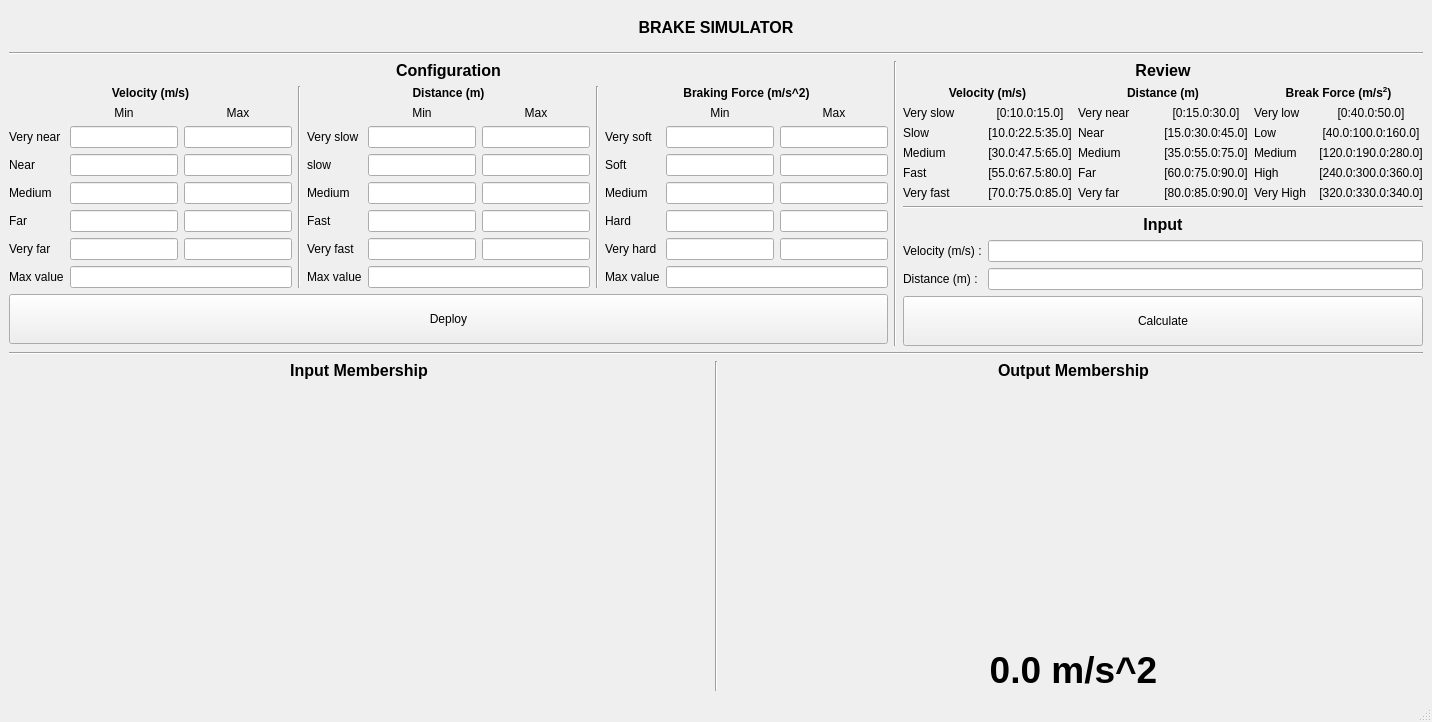
<?xml version="1.0" encoding="UTF-8"?>
<ui version="4.0">
 <class>MainWindow</class>
 <widget class="QMainWindow" name="MainWindow">
  <property name="geometry">
   <rect>
    <x>0</x>
    <y>0</y>
    <width>1432</width>
    <height>722</height>
   </rect>
  </property>
  <property name="windowTitle">
   <string>MainWindow</string>
  </property>
  <widget class="QWidget" name="centralwidget">
   <layout class="QVBoxLayout" name="verticalLayout_5">
    <item>
     <widget class="QFrame" name="frame_4">
      <property name="frameShape">
       <enum>QFrame::NoFrame</enum>
      </property>
      <property name="frameShadow">
       <enum>QFrame::Plain</enum>
      </property>
      <layout class="QVBoxLayout" name="verticalLayout_10">
       <item>
        <widget class="QLabel" name="label_33">
         <property name="sizePolicy">
          <sizepolicy hsizetype="Preferred" vsizetype="Maximum">
           <horstretch>0</horstretch>
           <verstretch>0</verstretch>
          </sizepolicy>
         </property>
         <property name="text">
          <string>&lt;html&gt;&lt;head/&gt;&lt;body&gt;&lt;p&gt;&lt;span style=&quot; font-size:12pt; font-weight:600;&quot;&gt;BRAKE SIMULATOR&lt;/span&gt;&lt;/p&gt;&lt;/body&gt;&lt;/html&gt;</string>
         </property>
         <property name="textFormat">
          <enum>Qt::AutoText</enum>
         </property>
         <property name="alignment">
          <set>Qt::AlignCenter</set>
         </property>
        </widget>
       </item>
      </layout>
     </widget>
    </item>
    <item>
     <widget class="Line" name="line_2">
      <property name="orientation">
       <enum>Qt::Horizontal</enum>
      </property>
     </widget>
    </item>
    <item>
     <layout class="QHBoxLayout" name="horizontalLayout_3">
      <item>
       <layout class="QVBoxLayout" name="verticalLayout_2">
        <item>
         <widget class="QLabel" name="label_34">
          <property name="sizePolicy">
           <sizepolicy hsizetype="Preferred" vsizetype="Maximum">
            <horstretch>0</horstretch>
            <verstretch>0</verstretch>
           </sizepolicy>
          </property>
          <property name="text">
           <string>&lt;html&gt;&lt;head/&gt;&lt;body&gt;&lt;p align=&quot;center&quot;&gt;&lt;span style=&quot; font-size:12pt; font-weight:600;&quot;&gt;Configuration&lt;/span&gt;&lt;/p&gt;&lt;/body&gt;&lt;/html&gt;</string>
          </property>
          <property name="textFormat">
           <enum>Qt::AutoText</enum>
          </property>
          <property name="alignment">
           <set>Qt::AlignLeading|Qt::AlignLeft|Qt::AlignVCenter</set>
          </property>
         </widget>
        </item>
        <item>
         <layout class="QHBoxLayout" name="horizontalLayout_2">
          <item>
           <layout class="QGridLayout" name="gridLayout">
            <item row="3" column="2">
             <widget class="QLineEdit" name="line_vel_low_max"/>
            </item>
            <item row="1" column="2">
             <widget class="QLabel" name="label_28">
              <property name="sizePolicy">
               <sizepolicy hsizetype="Preferred" vsizetype="Maximum">
                <horstretch>0</horstretch>
                <verstretch>0</verstretch>
               </sizepolicy>
              </property>
              <property name="text">
               <string>Max</string>
              </property>
              <property name="alignment">
               <set>Qt::AlignCenter</set>
              </property>
             </widget>
            </item>
            <item row="0" column="0" colspan="3">
             <widget class="QLabel" name="label_30">
              <property name="sizePolicy">
               <sizepolicy hsizetype="Preferred" vsizetype="Maximum">
                <horstretch>0</horstretch>
                <verstretch>0</verstretch>
               </sizepolicy>
              </property>
              <property name="font">
               <font>
                <weight>75</weight>
                <bold>true</bold>
               </font>
              </property>
              <property name="text">
               <string>Velocity (m/s)</string>
              </property>
              <property name="alignment">
               <set>Qt::AlignCenter</set>
              </property>
             </widget>
            </item>
            <item row="3" column="0">
             <widget class="QLabel" name="label_2">
              <property name="text">
               <string>Near</string>
              </property>
             </widget>
            </item>
            <item row="1" column="1">
             <widget class="QLabel" name="label_21">
              <property name="sizePolicy">
               <sizepolicy hsizetype="Preferred" vsizetype="Maximum">
                <horstretch>0</horstretch>
                <verstretch>0</verstretch>
               </sizepolicy>
              </property>
              <property name="text">
               <string>Min</string>
              </property>
              <property name="alignment">
               <set>Qt::AlignCenter</set>
              </property>
             </widget>
            </item>
            <item row="5" column="0">
             <widget class="QLabel" name="label_4">
              <property name="text">
               <string>Far</string>
              </property>
             </widget>
            </item>
            <item row="6" column="1">
             <widget class="QLineEdit" name="line_vel_verhigh_min"/>
            </item>
            <item row="6" column="0">
             <widget class="QLabel" name="label_5">
              <property name="text">
               <string>Very far</string>
              </property>
             </widget>
            </item>
            <item row="5" column="1">
             <widget class="QLineEdit" name="line_vel_high_min"/>
            </item>
            <item row="4" column="0">
             <widget class="QLabel" name="label_3">
              <property name="text">
               <string>Medium</string>
              </property>
             </widget>
            </item>
            <item row="2" column="0">
             <widget class="QLabel" name="label">
              <property name="text">
               <string>Very near</string>
              </property>
             </widget>
            </item>
            <item row="5" column="2">
             <widget class="QLineEdit" name="line_vel_high_max"/>
            </item>
            <item row="3" column="1">
             <widget class="QLineEdit" name="line_vel_low_min"/>
            </item>
            <item row="2" column="1">
             <widget class="QLineEdit" name="line_vel_verlow_min"/>
            </item>
            <item row="4" column="2">
             <widget class="QLineEdit" name="line_vel_med_max"/>
            </item>
            <item row="2" column="2">
             <widget class="QLineEdit" name="line_vel_verlow_max"/>
            </item>
            <item row="7" column="1" colspan="2">
             <widget class="QLineEdit" name="line_vel_max"/>
            </item>
            <item row="4" column="1">
             <widget class="QLineEdit" name="line_vel_med_min"/>
            </item>
            <item row="7" column="0">
             <widget class="QLabel" name="label_16">
              <property name="text">
               <string>Max value</string>
              </property>
             </widget>
            </item>
            <item row="6" column="2">
             <widget class="QLineEdit" name="line_vel_verhigh_max"/>
            </item>
           </layout>
          </item>
          <item>
           <widget class="Line" name="line_6">
            <property name="orientation">
             <enum>Qt::Vertical</enum>
            </property>
           </widget>
          </item>
          <item>
           <layout class="QGridLayout" name="gridLayout_2">
            <item row="4" column="1">
             <widget class="QLineEdit" name="line_dis_med_min"/>
            </item>
            <item row="5" column="0">
             <widget class="QLabel" name="label_8">
              <property name="text">
               <string>Fast</string>
              </property>
             </widget>
            </item>
            <item row="2" column="2">
             <widget class="QLineEdit" name="line_dis_verlow_max"/>
            </item>
            <item row="5" column="1">
             <widget class="QLineEdit" name="line_dis_high_min"/>
            </item>
            <item row="4" column="0">
             <widget class="QLabel" name="label_9">
              <property name="text">
               <string>Medium</string>
              </property>
             </widget>
            </item>
            <item row="6" column="0">
             <widget class="QLabel" name="label_10">
              <property name="text">
               <string>Very fast</string>
              </property>
             </widget>
            </item>
            <item row="6" column="2">
             <widget class="QLineEdit" name="line_dis_verhigh_max"/>
            </item>
            <item row="7" column="0">
             <widget class="QLabel" name="label_17">
              <property name="text">
               <string>Max value</string>
              </property>
             </widget>
            </item>
            <item row="7" column="1" colspan="2">
             <widget class="QLineEdit" name="line_dis_max"/>
            </item>
            <item row="3" column="2">
             <widget class="QLineEdit" name="line_dis_low_max"/>
            </item>
            <item row="1" column="2">
             <widget class="QLabel" name="label_24">
              <property name="sizePolicy">
               <sizepolicy hsizetype="Preferred" vsizetype="Maximum">
                <horstretch>0</horstretch>
                <verstretch>0</verstretch>
               </sizepolicy>
              </property>
              <property name="text">
               <string>Max</string>
              </property>
              <property name="alignment">
               <set>Qt::AlignCenter</set>
              </property>
             </widget>
            </item>
            <item row="1" column="1">
             <widget class="QLabel" name="label_23">
              <property name="sizePolicy">
               <sizepolicy hsizetype="Preferred" vsizetype="Maximum">
                <horstretch>0</horstretch>
                <verstretch>0</verstretch>
               </sizepolicy>
              </property>
              <property name="text">
               <string>Min</string>
              </property>
              <property name="alignment">
               <set>Qt::AlignCenter</set>
              </property>
             </widget>
            </item>
            <item row="2" column="0">
             <widget class="QLabel" name="label_6">
              <property name="text">
               <string>Very slow</string>
              </property>
             </widget>
            </item>
            <item row="0" column="0" colspan="3">
             <widget class="QLabel" name="label_31">
              <property name="sizePolicy">
               <sizepolicy hsizetype="Preferred" vsizetype="Maximum">
                <horstretch>0</horstretch>
                <verstretch>0</verstretch>
               </sizepolicy>
              </property>
              <property name="font">
               <font>
                <weight>75</weight>
                <bold>true</bold>
               </font>
              </property>
              <property name="text">
               <string>Distance (m)</string>
              </property>
              <property name="alignment">
               <set>Qt::AlignCenter</set>
              </property>
             </widget>
            </item>
            <item row="5" column="2">
             <widget class="QLineEdit" name="line_dis_high_max"/>
            </item>
            <item row="3" column="1">
             <widget class="QLineEdit" name="line_dis_low_min"/>
            </item>
            <item row="3" column="0">
             <widget class="QLabel" name="label_7">
              <property name="text">
               <string>slow</string>
              </property>
             </widget>
            </item>
            <item row="2" column="1">
             <widget class="QLineEdit" name="line_dis_verlow_min"/>
            </item>
            <item row="4" column="2">
             <widget class="QLineEdit" name="line_dis_med_max"/>
            </item>
            <item row="6" column="1">
             <widget class="QLineEdit" name="line_dis_verhigh_min"/>
            </item>
           </layout>
          </item>
          <item>
           <widget class="Line" name="line_7">
            <property name="orientation">
             <enum>Qt::Vertical</enum>
            </property>
           </widget>
          </item>
          <item>
           <layout class="QGridLayout" name="gridLayout_3">
            <item row="1" column="1">
             <widget class="QLabel" name="label_25">
              <property name="sizePolicy">
               <sizepolicy hsizetype="Preferred" vsizetype="Maximum">
                <horstretch>0</horstretch>
                <verstretch>0</verstretch>
               </sizepolicy>
              </property>
              <property name="text">
               <string>Min</string>
              </property>
              <property name="alignment">
               <set>Qt::AlignCenter</set>
              </property>
             </widget>
            </item>
            <item row="0" column="0" colspan="3">
             <widget class="QLabel" name="label_32">
              <property name="sizePolicy">
               <sizepolicy hsizetype="Preferred" vsizetype="Maximum">
                <horstretch>0</horstretch>
                <verstretch>0</verstretch>
               </sizepolicy>
              </property>
              <property name="font">
               <font>
                <weight>75</weight>
                <bold>true</bold>
               </font>
              </property>
              <property name="text">
               <string>Braking Force (m/s^2)</string>
              </property>
              <property name="alignment">
               <set>Qt::AlignCenter</set>
              </property>
             </widget>
            </item>
            <item row="1" column="2">
             <widget class="QLabel" name="label_27">
              <property name="sizePolicy">
               <sizepolicy hsizetype="Preferred" vsizetype="Maximum">
                <horstretch>0</horstretch>
                <verstretch>0</verstretch>
               </sizepolicy>
              </property>
              <property name="text">
               <string>Max</string>
              </property>
              <property name="alignment">
               <set>Qt::AlignCenter</set>
              </property>
             </widget>
            </item>
            <item row="5" column="2">
             <widget class="QLineEdit" name="line_brake_high_max"/>
            </item>
            <item row="4" column="2">
             <widget class="QLineEdit" name="line_brake_med_max"/>
            </item>
            <item row="2" column="1">
             <widget class="QLineEdit" name="line_brake_verlow_min"/>
            </item>
            <item row="3" column="2">
             <widget class="QLineEdit" name="line_brake_low_max"/>
            </item>
            <item row="2" column="0">
             <widget class="QLabel" name="label_11">
              <property name="text">
               <string>Very soft</string>
              </property>
             </widget>
            </item>
            <item row="4" column="0">
             <widget class="QLabel" name="label_14">
              <property name="text">
               <string>Medium</string>
              </property>
             </widget>
            </item>
            <item row="3" column="0">
             <widget class="QLabel" name="label_12">
              <property name="text">
               <string>Soft</string>
              </property>
             </widget>
            </item>
            <item row="6" column="1">
             <widget class="QLineEdit" name="line_brake_verhigh_min"/>
            </item>
            <item row="4" column="1">
             <widget class="QLineEdit" name="line_brake_med_min"/>
            </item>
            <item row="2" column="2">
             <widget class="QLineEdit" name="line_brake_verlow_max"/>
            </item>
            <item row="3" column="1">
             <widget class="QLineEdit" name="line_brake_low_min"/>
            </item>
            <item row="5" column="0">
             <widget class="QLabel" name="label_13">
              <property name="text">
               <string>Hard</string>
              </property>
             </widget>
            </item>
            <item row="6" column="2">
             <widget class="QLineEdit" name="line_brake_verhigh_max"/>
            </item>
            <item row="5" column="1">
             <widget class="QLineEdit" name="line_brake_high_min"/>
            </item>
            <item row="6" column="0">
             <widget class="QLabel" name="label_15">
              <property name="text">
               <string>Very hard</string>
              </property>
             </widget>
            </item>
            <item row="7" column="1" colspan="2">
             <widget class="QLineEdit" name="line_brake_max"/>
            </item>
            <item row="7" column="0">
             <widget class="QLabel" name="label_20">
              <property name="text">
               <string>Max value</string>
              </property>
             </widget>
            </item>
           </layout>
          </item>
         </layout>
        </item>
        <item>
         <widget class="QPushButton" name="deploy_btn">
          <property name="minimumSize">
           <size>
            <width>0</width>
            <height>50</height>
           </size>
          </property>
          <property name="text">
           <string>Deploy</string>
          </property>
         </widget>
        </item>
       </layout>
      </item>
      <item>
       <widget class="Line" name="line">
        <property name="orientation">
         <enum>Qt::Vertical</enum>
        </property>
       </widget>
      </item>
      <item>
       <layout class="QVBoxLayout" name="verticalLayout">
        <item>
         <widget class="QLabel" name="label_22">
          <property name="font">
           <font>
            <pointsize>12</pointsize>
            <weight>75</weight>
            <bold>true</bold>
           </font>
          </property>
          <property name="text">
           <string>Review</string>
          </property>
          <property name="alignment">
           <set>Qt::AlignCenter</set>
          </property>
         </widget>
        </item>
        <item>
         <layout class="QHBoxLayout" name="horizontalLayout">
          <item>
           <layout class="QGridLayout" name="gridLayout_4">
            <item row="1" column="0">
             <widget class="QLabel" name="label_18">
              <property name="sizePolicy">
               <sizepolicy hsizetype="Preferred" vsizetype="Maximum">
                <horstretch>0</horstretch>
                <verstretch>0</verstretch>
               </sizepolicy>
              </property>
              <property name="text">
               <string>Very slow</string>
              </property>
             </widget>
            </item>
            <item row="5" column="1">
             <widget class="QLabel" name="lbl_v_verhigh">
              <property name="sizePolicy">
               <sizepolicy hsizetype="Preferred" vsizetype="Maximum">
                <horstretch>0</horstretch>
                <verstretch>0</verstretch>
               </sizepolicy>
              </property>
              <property name="text">
               <string>[70.0:75.0:85.0]</string>
              </property>
              <property name="alignment">
               <set>Qt::AlignCenter</set>
              </property>
             </widget>
            </item>
            <item row="2" column="0">
             <widget class="QLabel" name="label_19">
              <property name="sizePolicy">
               <sizepolicy hsizetype="Preferred" vsizetype="Maximum">
                <horstretch>0</horstretch>
                <verstretch>0</verstretch>
               </sizepolicy>
              </property>
              <property name="text">
               <string>Slow</string>
              </property>
             </widget>
            </item>
            <item row="5" column="0">
             <widget class="QLabel" name="label_42">
              <property name="sizePolicy">
               <sizepolicy hsizetype="Preferred" vsizetype="Maximum">
                <horstretch>0</horstretch>
                <verstretch>0</verstretch>
               </sizepolicy>
              </property>
              <property name="text">
               <string>Very fast</string>
              </property>
             </widget>
            </item>
            <item row="2" column="1">
             <widget class="QLabel" name="lbl_v_low">
              <property name="sizePolicy">
               <sizepolicy hsizetype="Preferred" vsizetype="Maximum">
                <horstretch>0</horstretch>
                <verstretch>0</verstretch>
               </sizepolicy>
              </property>
              <property name="text">
               <string>[10.0:22.5:35.0]</string>
              </property>
              <property name="alignment">
               <set>Qt::AlignCenter</set>
              </property>
             </widget>
            </item>
            <item row="0" column="0" colspan="2">
             <widget class="QLabel" name="label_67">
              <property name="sizePolicy">
               <sizepolicy hsizetype="Preferred" vsizetype="Maximum">
                <horstretch>0</horstretch>
                <verstretch>0</verstretch>
               </sizepolicy>
              </property>
              <property name="text">
               <string>&lt;html&gt;&lt;head/&gt;&lt;body&gt;&lt;p&gt;&lt;span style=&quot; font-weight:600;&quot;&gt;Velocity (m/s)&lt;/span&gt;&lt;/p&gt;&lt;/body&gt;&lt;/html&gt;</string>
              </property>
              <property name="alignment">
               <set>Qt::AlignCenter</set>
              </property>
             </widget>
            </item>
            <item row="4" column="1">
             <widget class="QLabel" name="lbl_v_high">
              <property name="sizePolicy">
               <sizepolicy hsizetype="Preferred" vsizetype="Maximum">
                <horstretch>0</horstretch>
                <verstretch>0</verstretch>
               </sizepolicy>
              </property>
              <property name="text">
               <string>[55.0:67.5:80.0]</string>
              </property>
              <property name="alignment">
               <set>Qt::AlignCenter</set>
              </property>
             </widget>
            </item>
            <item row="3" column="1">
             <widget class="QLabel" name="lbl_v_med">
              <property name="sizePolicy">
               <sizepolicy hsizetype="Preferred" vsizetype="Maximum">
                <horstretch>0</horstretch>
                <verstretch>0</verstretch>
               </sizepolicy>
              </property>
              <property name="text">
               <string>[30.0:47.5:65.0]</string>
              </property>
              <property name="alignment">
               <set>Qt::AlignCenter</set>
              </property>
             </widget>
            </item>
            <item row="1" column="1">
             <widget class="QLabel" name="lbl_v_verlow">
              <property name="sizePolicy">
               <sizepolicy hsizetype="Preferred" vsizetype="Maximum">
                <horstretch>0</horstretch>
                <verstretch>0</verstretch>
               </sizepolicy>
              </property>
              <property name="text">
               <string>[0:10.0:15.0]</string>
              </property>
              <property name="alignment">
               <set>Qt::AlignCenter</set>
              </property>
             </widget>
            </item>
            <item row="4" column="0">
             <widget class="QLabel" name="label_40">
              <property name="sizePolicy">
               <sizepolicy hsizetype="Preferred" vsizetype="Maximum">
                <horstretch>0</horstretch>
                <verstretch>0</verstretch>
               </sizepolicy>
              </property>
              <property name="text">
               <string>Fast</string>
              </property>
             </widget>
            </item>
            <item row="3" column="0">
             <widget class="QLabel" name="label_38">
              <property name="sizePolicy">
               <sizepolicy hsizetype="Preferred" vsizetype="Maximum">
                <horstretch>0</horstretch>
                <verstretch>0</verstretch>
               </sizepolicy>
              </property>
              <property name="text">
               <string>Medium</string>
              </property>
             </widget>
            </item>
           </layout>
          </item>
          <item>
           <layout class="QGridLayout" name="gridLayout_5">
            <item row="2" column="0">
             <widget class="QLabel" name="label_45">
              <property name="sizePolicy">
               <sizepolicy hsizetype="Preferred" vsizetype="Maximum">
                <horstretch>0</horstretch>
                <verstretch>0</verstretch>
               </sizepolicy>
              </property>
              <property name="text">
               <string>Near</string>
              </property>
             </widget>
            </item>
            <item row="2" column="1">
             <widget class="QLabel" name="lbl_d_low">
              <property name="sizePolicy">
               <sizepolicy hsizetype="Preferred" vsizetype="Maximum">
                <horstretch>0</horstretch>
                <verstretch>0</verstretch>
               </sizepolicy>
              </property>
              <property name="text">
               <string>[15.0:30.0:45.0]</string>
              </property>
              <property name="alignment">
               <set>Qt::AlignCenter</set>
              </property>
             </widget>
            </item>
            <item row="1" column="1">
             <widget class="QLabel" name="lbl_d_verlow">
              <property name="sizePolicy">
               <sizepolicy hsizetype="Preferred" vsizetype="Maximum">
                <horstretch>0</horstretch>
                <verstretch>0</verstretch>
               </sizepolicy>
              </property>
              <property name="text">
               <string>[0:15.0:30.0]</string>
              </property>
              <property name="alignment">
               <set>Qt::AlignCenter</set>
              </property>
             </widget>
            </item>
            <item row="3" column="1">
             <widget class="QLabel" name="lbl_d_med">
              <property name="sizePolicy">
               <sizepolicy hsizetype="Preferred" vsizetype="Maximum">
                <horstretch>0</horstretch>
                <verstretch>0</verstretch>
               </sizepolicy>
              </property>
              <property name="text">
               <string>[35.0:55.0:75.0]</string>
              </property>
              <property name="alignment">
               <set>Qt::AlignCenter</set>
              </property>
             </widget>
            </item>
            <item row="4" column="0">
             <widget class="QLabel" name="label_52">
              <property name="sizePolicy">
               <sizepolicy hsizetype="Preferred" vsizetype="Maximum">
                <horstretch>0</horstretch>
                <verstretch>0</verstretch>
               </sizepolicy>
              </property>
              <property name="text">
               <string>Far</string>
              </property>
             </widget>
            </item>
            <item row="4" column="1">
             <widget class="QLabel" name="lbl_d_high">
              <property name="sizePolicy">
               <sizepolicy hsizetype="Preferred" vsizetype="Maximum">
                <horstretch>0</horstretch>
                <verstretch>0</verstretch>
               </sizepolicy>
              </property>
              <property name="text">
               <string>[60.0:75.0:90.0]</string>
              </property>
              <property name="alignment">
               <set>Qt::AlignCenter</set>
              </property>
             </widget>
            </item>
            <item row="1" column="0">
             <widget class="QLabel" name="label_48">
              <property name="sizePolicy">
               <sizepolicy hsizetype="Preferred" vsizetype="Maximum">
                <horstretch>0</horstretch>
                <verstretch>0</verstretch>
               </sizepolicy>
              </property>
              <property name="text">
               <string>Very near</string>
              </property>
             </widget>
            </item>
            <item row="3" column="0">
             <widget class="QLabel" name="label_47">
              <property name="sizePolicy">
               <sizepolicy hsizetype="Preferred" vsizetype="Maximum">
                <horstretch>0</horstretch>
                <verstretch>0</verstretch>
               </sizepolicy>
              </property>
              <property name="text">
               <string>Medium</string>
              </property>
             </widget>
            </item>
            <item row="5" column="1">
             <widget class="QLabel" name="lbl_d_verhigh">
              <property name="text">
               <string>[80.0:85.0:90.0]</string>
              </property>
              <property name="alignment">
               <set>Qt::AlignCenter</set>
              </property>
             </widget>
            </item>
            <item row="5" column="0">
             <widget class="QLabel" name="label_55">
              <property name="sizePolicy">
               <sizepolicy hsizetype="Preferred" vsizetype="Maximum">
                <horstretch>0</horstretch>
                <verstretch>0</verstretch>
               </sizepolicy>
              </property>
              <property name="text">
               <string>Very far</string>
              </property>
             </widget>
            </item>
            <item row="0" column="0" colspan="2">
             <widget class="QLabel" name="label_68">
              <property name="sizePolicy">
               <sizepolicy hsizetype="Preferred" vsizetype="Maximum">
                <horstretch>0</horstretch>
                <verstretch>0</verstretch>
               </sizepolicy>
              </property>
              <property name="text">
               <string>&lt;html&gt;&lt;head/&gt;&lt;body&gt;&lt;p&gt;&lt;span style=&quot; font-weight:600;&quot;&gt;Distance (m)&lt;/span&gt;&lt;/p&gt;&lt;/body&gt;&lt;/html&gt;</string>
              </property>
              <property name="alignment">
               <set>Qt::AlignCenter</set>
              </property>
             </widget>
            </item>
           </layout>
          </item>
          <item>
           <layout class="QGridLayout" name="gridLayout_7">
            <item row="4" column="1">
             <widget class="QLabel" name="lbl_b_high">
              <property name="sizePolicy">
               <sizepolicy hsizetype="Preferred" vsizetype="Maximum">
                <horstretch>0</horstretch>
                <verstretch>0</verstretch>
               </sizepolicy>
              </property>
              <property name="text">
               <string>[240.0:300.0:360.0]</string>
              </property>
              <property name="alignment">
               <set>Qt::AlignCenter</set>
              </property>
             </widget>
            </item>
            <item row="5" column="0">
             <widget class="QLabel" name="label_65">
              <property name="sizePolicy">
               <sizepolicy hsizetype="Preferred" vsizetype="Maximum">
                <horstretch>0</horstretch>
                <verstretch>0</verstretch>
               </sizepolicy>
              </property>
              <property name="text">
               <string>Very High</string>
              </property>
             </widget>
            </item>
            <item row="5" column="1">
             <widget class="QLabel" name="lbl_b_verhigh">
              <property name="sizePolicy">
               <sizepolicy hsizetype="Preferred" vsizetype="Maximum">
                <horstretch>0</horstretch>
                <verstretch>0</verstretch>
               </sizepolicy>
              </property>
              <property name="text">
               <string>[320.0:330.0:340.0]</string>
              </property>
              <property name="alignment">
               <set>Qt::AlignCenter</set>
              </property>
             </widget>
            </item>
            <item row="3" column="1">
             <widget class="QLabel" name="lbl_b_med">
              <property name="sizePolicy">
               <sizepolicy hsizetype="Preferred" vsizetype="Maximum">
                <horstretch>0</horstretch>
                <verstretch>0</verstretch>
               </sizepolicy>
              </property>
              <property name="text">
               <string>[120.0:190.0:280.0]</string>
              </property>
              <property name="alignment">
               <set>Qt::AlignCenter</set>
              </property>
             </widget>
            </item>
            <item row="4" column="0">
             <widget class="QLabel" name="label_62">
              <property name="sizePolicy">
               <sizepolicy hsizetype="Preferred" vsizetype="Maximum">
                <horstretch>0</horstretch>
                <verstretch>0</verstretch>
               </sizepolicy>
              </property>
              <property name="text">
               <string>High</string>
              </property>
             </widget>
            </item>
            <item row="2" column="1">
             <widget class="QLabel" name="lbl_b_low">
              <property name="sizePolicy">
               <sizepolicy hsizetype="Preferred" vsizetype="Maximum">
                <horstretch>0</horstretch>
                <verstretch>0</verstretch>
               </sizepolicy>
              </property>
              <property name="text">
               <string>[40.0:100.0:160.0]</string>
              </property>
              <property name="alignment">
               <set>Qt::AlignCenter</set>
              </property>
             </widget>
            </item>
            <item row="3" column="0">
             <widget class="QLabel" name="label_60">
              <property name="sizePolicy">
               <sizepolicy hsizetype="Preferred" vsizetype="Maximum">
                <horstretch>0</horstretch>
                <verstretch>0</verstretch>
               </sizepolicy>
              </property>
              <property name="text">
               <string>Medium</string>
              </property>
             </widget>
            </item>
            <item row="1" column="0">
             <widget class="QLabel" name="label_61">
              <property name="sizePolicy">
               <sizepolicy hsizetype="Preferred" vsizetype="Maximum">
                <horstretch>0</horstretch>
                <verstretch>0</verstretch>
               </sizepolicy>
              </property>
              <property name="text">
               <string>Very low</string>
              </property>
             </widget>
            </item>
            <item row="1" column="1">
             <widget class="QLabel" name="lbl_b_verlow">
              <property name="sizePolicy">
               <sizepolicy hsizetype="Preferred" vsizetype="Maximum">
                <horstretch>0</horstretch>
                <verstretch>0</verstretch>
               </sizepolicy>
              </property>
              <property name="text">
               <string>[0:40.0:50.0]</string>
              </property>
              <property name="alignment">
               <set>Qt::AlignCenter</set>
              </property>
             </widget>
            </item>
            <item row="2" column="0">
             <widget class="QLabel" name="label_58">
              <property name="sizePolicy">
               <sizepolicy hsizetype="Preferred" vsizetype="Maximum">
                <horstretch>0</horstretch>
                <verstretch>0</verstretch>
               </sizepolicy>
              </property>
              <property name="text">
               <string>Low</string>
              </property>
             </widget>
            </item>
            <item row="0" column="0" colspan="2">
             <widget class="QLabel" name="label_69">
              <property name="sizePolicy">
               <sizepolicy hsizetype="Preferred" vsizetype="Maximum">
                <horstretch>0</horstretch>
                <verstretch>0</verstretch>
               </sizepolicy>
              </property>
              <property name="text">
               <string>&lt;html&gt;&lt;head/&gt;&lt;body&gt;&lt;p&gt;&lt;span style=&quot; font-weight:600;&quot;&gt;Break Force (m/s&lt;/span&gt;&lt;span style=&quot; font-weight:600; vertical-align:super;&quot;&gt;2&lt;/span&gt;&lt;span style=&quot; font-weight:600;&quot;&gt;)&lt;/span&gt;&lt;/p&gt;&lt;/body&gt;&lt;/html&gt;</string>
              </property>
              <property name="alignment">
               <set>Qt::AlignCenter</set>
              </property>
             </widget>
            </item>
           </layout>
          </item>
         </layout>
        </item>
        <item>
         <widget class="Line" name="line_5">
          <property name="sizePolicy">
           <sizepolicy hsizetype="Minimum" vsizetype="Preferred">
            <horstretch>0</horstretch>
            <verstretch>0</verstretch>
           </sizepolicy>
          </property>
          <property name="orientation">
           <enum>Qt::Horizontal</enum>
          </property>
         </widget>
        </item>
        <item>
         <widget class="QLabel" name="label_49">
          <property name="sizePolicy">
           <sizepolicy hsizetype="Preferred" vsizetype="Maximum">
            <horstretch>0</horstretch>
            <verstretch>0</verstretch>
           </sizepolicy>
          </property>
          <property name="text">
           <string>&lt;html&gt;&lt;head/&gt;&lt;body&gt;&lt;p align=&quot;center&quot;&gt;&lt;span style=&quot; font-size:12pt; font-weight:600;&quot;&gt;Input&lt;/span&gt;&lt;/p&gt;&lt;/body&gt;&lt;/html&gt;</string>
          </property>
          <property name="textFormat">
           <enum>Qt::AutoText</enum>
          </property>
          <property name="alignment">
           <set>Qt::AlignLeading|Qt::AlignLeft|Qt::AlignVCenter</set>
          </property>
         </widget>
        </item>
        <item>
         <layout class="QGridLayout" name="gridLayout_6">
          <item row="1" column="1">
           <widget class="QLineEdit" name="input_dis"/>
          </item>
          <item row="0" column="1">
           <widget class="QLineEdit" name="input_vel"/>
          </item>
          <item row="1" column="0">
           <widget class="QLabel" name="label_51">
            <property name="text">
             <string>Distance (m) :</string>
            </property>
           </widget>
          </item>
          <item row="0" column="0">
           <widget class="QLabel" name="label_50">
            <property name="text">
             <string>Velocity (m/s) :</string>
            </property>
           </widget>
          </item>
         </layout>
        </item>
        <item>
         <widget class="QPushButton" name="calc_btn">
          <property name="minimumSize">
           <size>
            <width>0</width>
            <height>50</height>
           </size>
          </property>
          <property name="text">
           <string>Calculate</string>
          </property>
         </widget>
        </item>
       </layout>
      </item>
     </layout>
    </item>
    <item>
     <widget class="Line" name="line_4">
      <property name="orientation">
       <enum>Qt::Horizontal</enum>
      </property>
     </widget>
    </item>
    <item>
     <layout class="QHBoxLayout" name="horizontalLayout_4">
      <item>
       <layout class="QVBoxLayout" name="verticalLayout_4" stretch="1,1">
        <item>
         <widget class="QLabel" name="label_41">
          <property name="sizePolicy">
           <sizepolicy hsizetype="Preferred" vsizetype="Maximum">
            <horstretch>0</horstretch>
            <verstretch>0</verstretch>
           </sizepolicy>
          </property>
          <property name="text">
           <string>&lt;html&gt;&lt;head/&gt;&lt;body&gt;&lt;p align=&quot;center&quot;&gt;&lt;span style=&quot; font-size:12pt; font-weight:600;&quot;&gt;Input Membership&lt;/span&gt;&lt;/p&gt;&lt;/body&gt;&lt;/html&gt;</string>
          </property>
          <property name="alignment">
           <set>Qt::AlignCenter</set>
          </property>
         </widget>
        </item>
        <item>
         <widget class="QFrame" name="frame">
          <property name="sizePolicy">
           <sizepolicy hsizetype="Preferred" vsizetype="Preferred">
            <horstretch>1</horstretch>
            <verstretch>0</verstretch>
           </sizepolicy>
          </property>
          <property name="frameShape">
           <enum>QFrame::NoFrame</enum>
          </property>
          <property name="frameShadow">
           <enum>QFrame::Plain</enum>
          </property>
          <layout class="QVBoxLayout" name="verticalLayout_6">
           <item>
            <layout class="QVBoxLayout" name="ver_lay1"/>
           </item>
          </layout>
         </widget>
        </item>
       </layout>
      </item>
      <item>
       <widget class="Line" name="line_3">
        <property name="orientation">
         <enum>Qt::Vertical</enum>
        </property>
       </widget>
      </item>
      <item>
       <layout class="QVBoxLayout" name="verticalLayout_3" stretch="1,0,0,1">
        <item>
         <widget class="QLabel" name="label_43">
          <property name="sizePolicy">
           <sizepolicy hsizetype="Preferred" vsizetype="Maximum">
            <horstretch>0</horstretch>
            <verstretch>0</verstretch>
           </sizepolicy>
          </property>
          <property name="text">
           <string>&lt;html&gt;&lt;head/&gt;&lt;body&gt;&lt;p align=&quot;center&quot;&gt;&lt;span style=&quot; font-size:12pt; font-weight:600;&quot;&gt;Output Membership&lt;/span&gt;&lt;/p&gt;&lt;/body&gt;&lt;/html&gt;</string>
          </property>
          <property name="alignment">
           <set>Qt::AlignCenter</set>
          </property>
         </widget>
        </item>
        <item>
         <widget class="QFrame" name="frame_2">
          <property name="sizePolicy">
           <sizepolicy hsizetype="Minimum" vsizetype="Preferred">
            <horstretch>1</horstretch>
            <verstretch>0</verstretch>
           </sizepolicy>
          </property>
          <property name="frameShape">
           <enum>QFrame::NoFrame</enum>
          </property>
          <property name="frameShadow">
           <enum>QFrame::Plain</enum>
          </property>
          <layout class="QVBoxLayout" name="verticalLayout_7">
           <item>
            <layout class="QVBoxLayout" name="ver_lay1_2"/>
           </item>
          </layout>
         </widget>
        </item>
        <item>
         <layout class="QHBoxLayout" name="horizontalLayout_5">
          <item>
           <spacer name="horizontalSpacer">
            <property name="orientation">
             <enum>Qt::Horizontal</enum>
            </property>
            <property name="sizeType">
             <enum>QSizePolicy::Minimum</enum>
            </property>
            <property name="sizeHint" stdset="0">
             <size>
              <width>0</width>
              <height>0</height>
             </size>
            </property>
           </spacer>
          </item>
          <item>
           <widget class="QFrame" name="frame_3">
            <property name="sizePolicy">
             <sizepolicy hsizetype="Maximum" vsizetype="Maximum">
              <horstretch>0</horstretch>
              <verstretch>0</verstretch>
             </sizepolicy>
            </property>
            <property name="frameShape">
             <enum>QFrame::NoFrame</enum>
            </property>
            <property name="frameShadow">
             <enum>QFrame::Plain</enum>
            </property>
            <layout class="QVBoxLayout" name="verticalLayout_9">
             <item>
              <layout class="QVBoxLayout" name="verticalLayout_8"/>
             </item>
            </layout>
           </widget>
          </item>
         </layout>
        </item>
        <item>
         <widget class="QLabel" name="label_output">
          <property name="sizePolicy">
           <sizepolicy hsizetype="Preferred" vsizetype="Maximum">
            <horstretch>0</horstretch>
            <verstretch>0</verstretch>
           </sizepolicy>
          </property>
          <property name="font">
           <font>
            <pointsize>28</pointsize>
            <weight>75</weight>
            <bold>true</bold>
           </font>
          </property>
          <property name="text">
           <string>0.0 m/s^2</string>
          </property>
          <property name="scaledContents">
           <bool>true</bool>
          </property>
          <property name="alignment">
           <set>Qt::AlignCenter</set>
          </property>
         </widget>
        </item>
       </layout>
      </item>
     </layout>
    </item>
   </layout>
  </widget>
  <widget class="QStatusBar" name="statusbar"/>
 </widget>
 <resources/>
 <connections/>
</ui>
